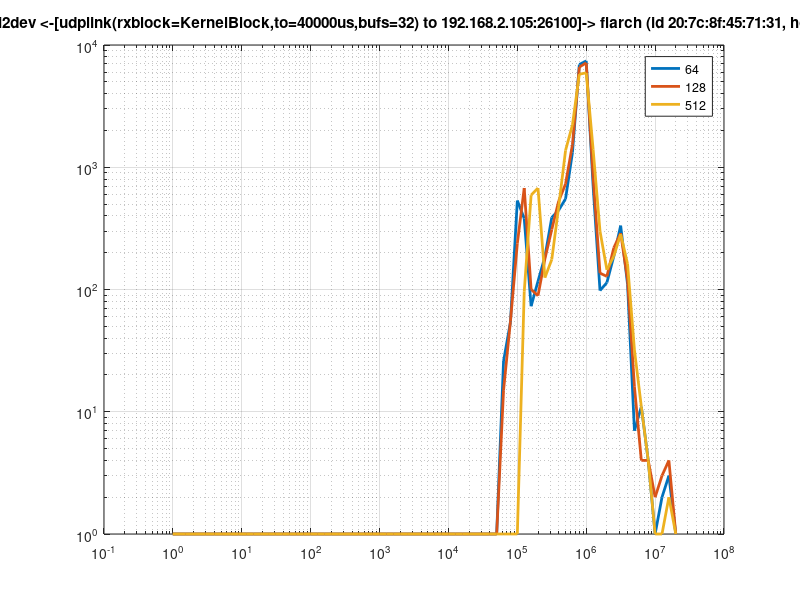

Reproduce this figure in MATLAB.
h=([ [ 0 0 0 0 0 0 0 0 0 0 0 0 0 0 0 0 0 0 0 0 0 0 0 0 0 0 0 0 0 0 0 0 0 0 0 0 0 0 0 0 0 0 0 0 0 0 0 0 25 53 ...
 533 380 72 116 184 387 444 551 1318 6923 7414 701 97 113 186 332 109 6 10 3 0 1 2 0]' [ 0 0 0 0 0 0 0 0 0 0 0 0 0 0 0 0 0 0 0 0 0 0 0 0 0 0 0 0 0 0 0 0 0 0 0 0 0 0 0 0 0 0 0 0 0 0 0 0 14 54 ...
 237 675 99 88 177 309 527 730 1529 6599 7140 830 135 127 218 288 119 15 3 3 1 2 3 0]' [ 0 0 0 0 0 0 0 0 0 0 0 0 0 0 0 0 0 0 0 0 0 0 0 0 0 0 0 0 0 0 0 0 0 0 0 0 0 0 0 0 0 0 0 0 0 0 0 0 0 0 ...
 0 95 590 675 124 175 473 1373 2220 5769 5915 1401 299 144 186 283 161 31 10 3 0 0 1 0]']')';

x=([ 0 0.258925 0.584893 0.995262 1.51189 2.16228 2.98107 4.01187 5.30957 6.94328 9 11.5893 14.8489 18.9526 24.1189 30.6228 38.8107 49.1187 62.0957 78.4328 99 124.893 157.489 198.526 250.189 315.228 397.107 500.187 629.957 793.328 999 1257.93 1583.89 1994.26 2510.89 3161.28 3980.07 5010.87 6308.57 7942.28 9999 12588.3 15847.9 19951.6 25117.9 31621.8 39809.7 50117.7 63094.8 79431.8 ...
 99999 125892 158488 199525 251188 316227 398106 501186 630957 794327 999999 1.25892e+06 1.58489e+06 1.99526e+06 2.51189e+06 3.16228e+06 3.98107e+06 5.01187e+06 6.30958e+06 7.94328e+06 1e+07 1.25893e+07 1.58489e+07 1.99526e+07]');

o=ceil(3.0103);
figure; loglog(x(o:end,:), 1+h(o:end,:), 'LineWidth',2); grid on; 
legend( '64', '128', '512'); title('receiver jitter (ns) rpi2dev <-[udplink(rxblock=KernelBlock,to=40000us,bufs=32) to 192.168.2.105:26100]-> flarch (id 20:7c:8f:45:71:31, host [192.168.2.105]:57982)'); 